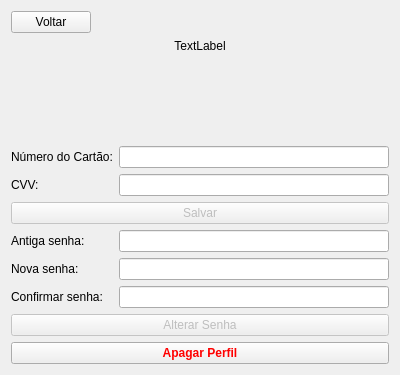
<?xml version="1.0" encoding="UTF-8"?>
<ui version="4.0">
 <class>ManterPerfilWindow</class>
 <widget class="QWidget" name="ManterPerfilWindow">
  <property name="geometry">
   <rect>
    <x>0</x>
    <y>0</y>
    <width>400</width>
    <height>375</height>
   </rect>
  </property>
  <property name="windowTitle">
   <string>Form</string>
  </property>
  <layout class="QVBoxLayout" name="verticalLayout">
   <item>
    <layout class="QHBoxLayout" name="horizontalLayout">
     <item>
      <widget class="QPushButton" name="voltarBtn">
       <property name="text">
        <string>Voltar</string>
       </property>
      </widget>
     </item>
     <item>
      <spacer name="horizontalSpacer">
       <property name="orientation">
        <enum>Qt::Horizontal</enum>
       </property>
       <property name="sizeHint" stdset="0">
        <size>
         <width>40</width>
         <height>20</height>
        </size>
       </property>
      </spacer>
     </item>
    </layout>
   </item>
   <item>
    <widget class="QLabel" name="title">
     <property name="text">
      <string>TextLabel</string>
     </property>
     <property name="alignment">
      <set>Qt::AlignCenter</set>
     </property>
    </widget>
   </item>
   <item>
    <spacer name="verticalSpacer">
     <property name="orientation">
      <enum>Qt::Vertical</enum>
     </property>
     <property name="sizeHint" stdset="0">
      <size>
       <width>20</width>
       <height>40</height>
      </size>
     </property>
    </spacer>
   </item>
   <item>
    <layout class="QGridLayout" name="gridLayout">
     <property name="topMargin">
      <number>20</number>
     </property>
     <item row="0" column="1">
      <widget class="QLineEdit" name="numCardEdit"/>
     </item>
     <item row="0" column="0">
      <widget class="QLabel" name="label">
       <property name="text">
        <string>Número do Cartão:</string>
       </property>
      </widget>
     </item>
     <item row="5" column="1">
      <widget class="QLineEdit" name="confSenhaEdit">
       <property name="echoMode">
        <enum>QLineEdit::PasswordEchoOnEdit</enum>
       </property>
      </widget>
     </item>
     <item row="1" column="0">
      <widget class="QLabel" name="label_2">
       <property name="text">
        <string>CVV:</string>
       </property>
      </widget>
     </item>
     <item row="4" column="0">
      <widget class="QLabel" name="label_5">
       <property name="text">
        <string>Nova senha:</string>
       </property>
      </widget>
     </item>
     <item row="4" column="1">
      <widget class="QLineEdit" name="senhaEdit">
       <property name="echoMode">
        <enum>QLineEdit::PasswordEchoOnEdit</enum>
       </property>
      </widget>
     </item>
     <item row="5" column="0">
      <widget class="QLabel" name="label_6">
       <property name="text">
        <string>Confirmar senha:</string>
       </property>
      </widget>
     </item>
     <item row="3" column="1">
      <widget class="QLineEdit" name="oldSenhaEdit">
       <property name="echoMode">
        <enum>QLineEdit::PasswordEchoOnEdit</enum>
       </property>
      </widget>
     </item>
     <item row="3" column="0">
      <widget class="QLabel" name="label_4">
       <property name="text">
        <string>Antiga senha:</string>
       </property>
      </widget>
     </item>
     <item row="1" column="1">
      <widget class="QLineEdit" name="numSegEdit"/>
     </item>
     <item row="6" column="0" colspan="2">
      <widget class="QPushButton" name="changeSenhaBtn">
       <property name="enabled">
        <bool>false</bool>
       </property>
       <property name="text">
        <string>Alterar Senha</string>
       </property>
      </widget>
     </item>
     <item row="2" column="0" colspan="2">
      <widget class="QPushButton" name="salvarBtn">
       <property name="enabled">
        <bool>false</bool>
       </property>
       <property name="text">
        <string>Salvar</string>
       </property>
      </widget>
     </item>
    </layout>
   </item>
   <item>
    <widget class="QPushButton" name="deleteBtn">
     <property name="font">
      <font>
       <weight>75</weight>
       <bold>true</bold>
      </font>
     </property>
     <property name="styleSheet">
      <string notr="true">color:red</string>
     </property>
     <property name="text">
      <string>Apagar Perfil</string>
     </property>
    </widget>
   </item>
  </layout>
 </widget>
 <resources/>
 <connections/>
</ui>
